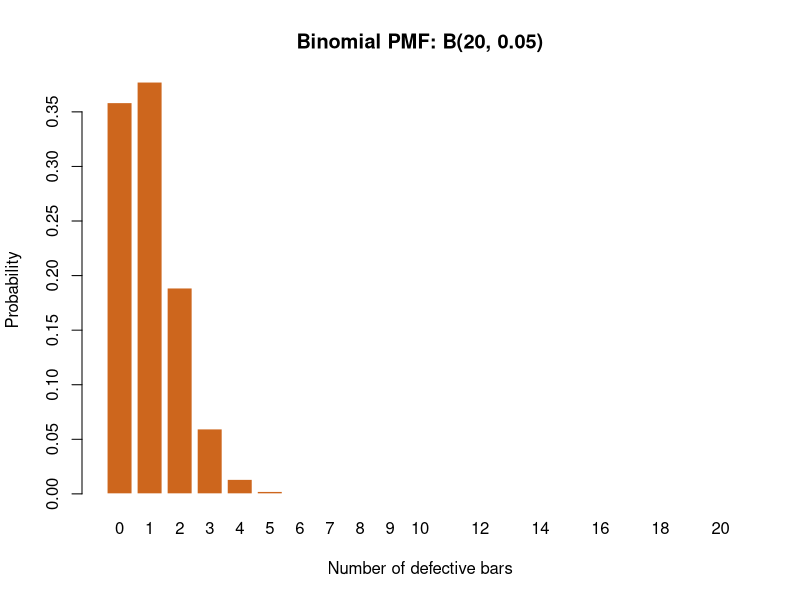
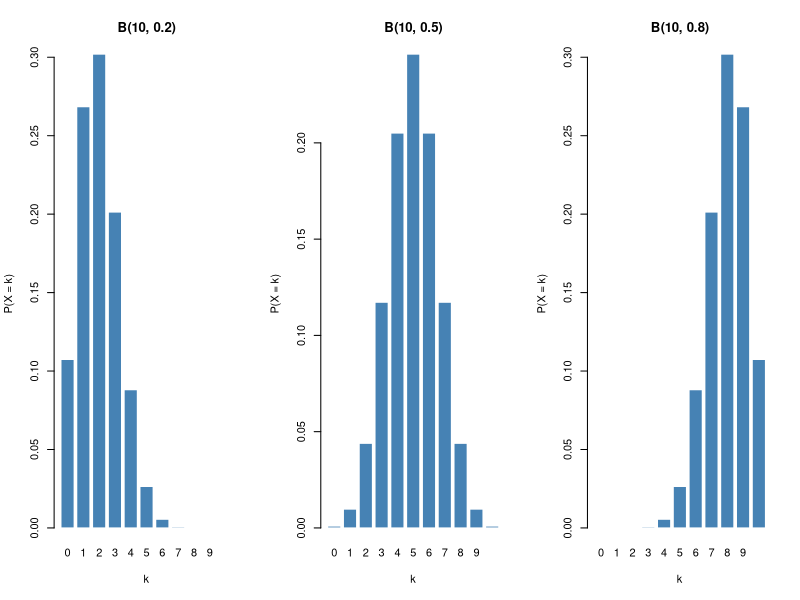
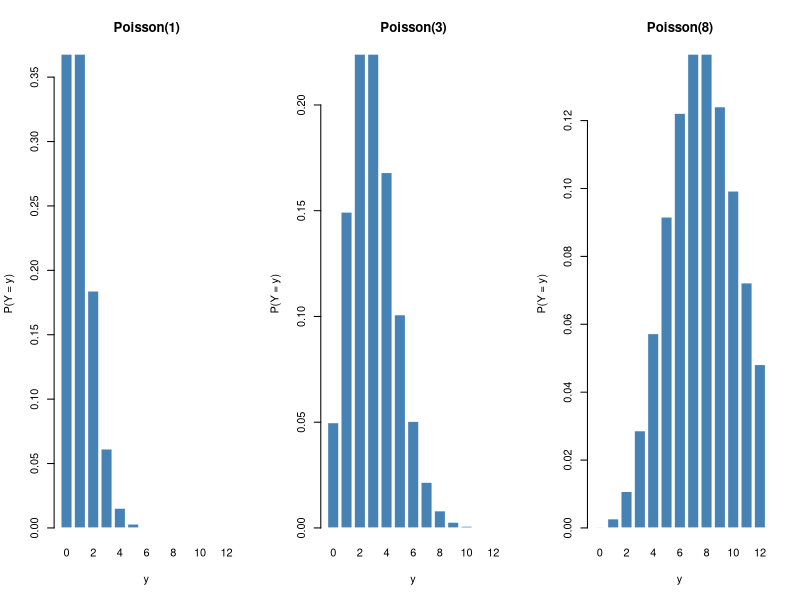
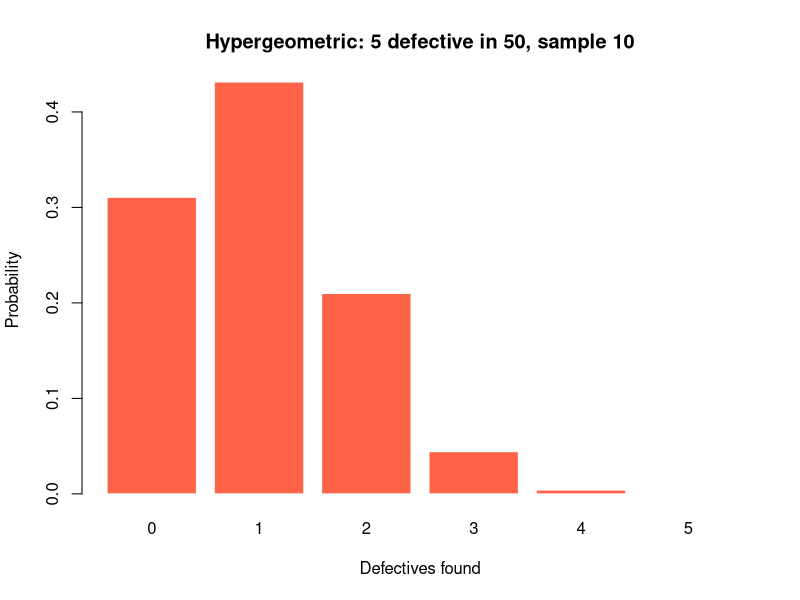
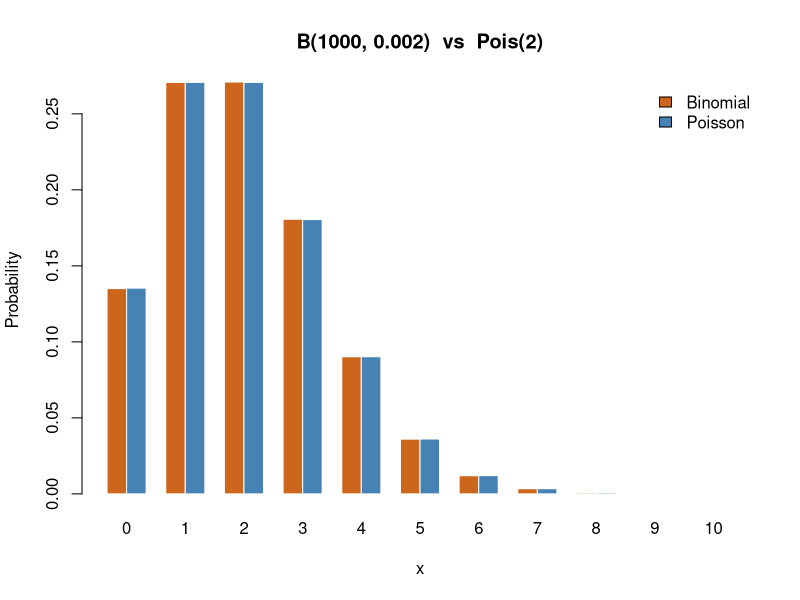

Write the R code that produced these figures, in order.
## ---- chunk 1
#| message: false
#| warning: false
set.seed(2026)
## ---- chunk 2
n <- 20
p <- 0.05

# Point probabilities P(X = 0), P(X = 1), P(X = 2)
dbinom(0:2, size = n, prob = p)

# Cumulative P(X <= 2)
pbinom(2, size = n, prob = p)

# Upper tail P(X > 3) via complement
1 - pbinom(3, size = n, prob = p)
## ---- chunk 3
x_vals <- 0:n
probs  <- dbinom(x_vals, size = n, prob = p)

barplot(probs, names.arg = x_vals, col = "chocolate3", border = "white",
        main = "Binomial PMF: B(20, 0.05)",
        xlab = "Number of defective bars", ylab = "Probability")
## ---- chunk 4
mu_b    <- n * p
sigma_b <- sqrt(n * p * (1 - p))
cat("E[X] =", mu_b, "  SD[X] =", round(sigma_b, 3), "\n")
## ---- chunk 5
op <- par(mfrow = c(1, 3))
for (pp in c(0.2, 0.5, 0.8)) {
  barplot(dbinom(0:10, size = 10, prob = pp),
          names.arg = 0:10, col = "steelblue", border = "white",
          main = paste0("B(10, ", pp, ")"),
          xlab = "k", ylab = "P(X = k)")
}
par(op)
## ---- chunk 6
lambda <- 3
dpois(0:5, lambda)          # P(Y = 0), ..., P(Y = 5)
ppois(5, lambda)            # P(Y <= 5)
## ---- chunk 7
y_vals <- 0:12
op <- par(mfrow = c(1, 3))
for (lam in c(1, 3, 8)) {
  barplot(dpois(y_vals, lam), names.arg = y_vals,
          col = "steelblue", border = "white",
          main = paste0("Poisson(", lam, ")"),
          xlab = "y", ylab = "P(Y = y)")
}
par(op)
## ---- chunk 8
# Loteria 6/49: 6 winning numbers among 49; you pick 6
# dhyper(x, m, n, k): m = successes in urn, n = failures, k = draws
dhyper(0:6, m = 6, n = 43, k = 6)
## ---- chunk 9
# Crate of 50 boxes, 5 defective; sample 10 without replacement
probs_h <- dhyper(0:5, m = 5, n = 45, k = 10)
names(probs_h) <- 0:5
round(probs_h, 4)

barplot(probs_h, col = "tomato", border = "white",
        main = "Hypergeometric: 5 defective in 50, sample 10",
        xlab = "Defectives found", ylab = "Probability")
## ---- chunk 10
p_sale <- 0.20
# First sale on the 4th visit  =>  3 failures then 1 success
dgeom(3, prob = p_sale)
# P(need more than 5 visits)   =>  P(W > 4)
1 - pgeom(4, prob = p_sale)
## ---- chunk 11
s <- 3; t <- 2
cond   <- (1 - pgeom(s + t, p_sale)) / (1 - pgeom(s, p_sale))
uncond <- 1 - pgeom(t, p_sale)
cat("P(W >", s + t, "| W >", s, ") =", round(cond,   4), "\n")
cat("P(W >", t, ")             =",     round(uncond, 4), "\n")
## ---- chunk 12
n2  <- 1000
p2  <- 0.002
lam2 <- n2 * p2

x_range <- 0:10
binom_probs <- dbinom(x_range, size = n2, prob = p2)
pois_probs  <- dpois(x_range,  lambda = lam2)

barplot(rbind(binom_probs, pois_probs), beside = TRUE,
        names.arg = x_range, col = c("chocolate3", "steelblue"),
        border = "white",
        main = "B(1000, 0.002)  vs  Pois(2)",
        xlab = "x", ylab = "Probability")
legend("topright", legend = c("Binomial", "Poisson"),
       fill = c("chocolate3", "steelblue"), bty = "n")

round(data.frame(x = x_range, Binomial = binom_probs,
                 Poisson  = pois_probs,
                 Diff     = binom_probs - pois_probs), 5)
